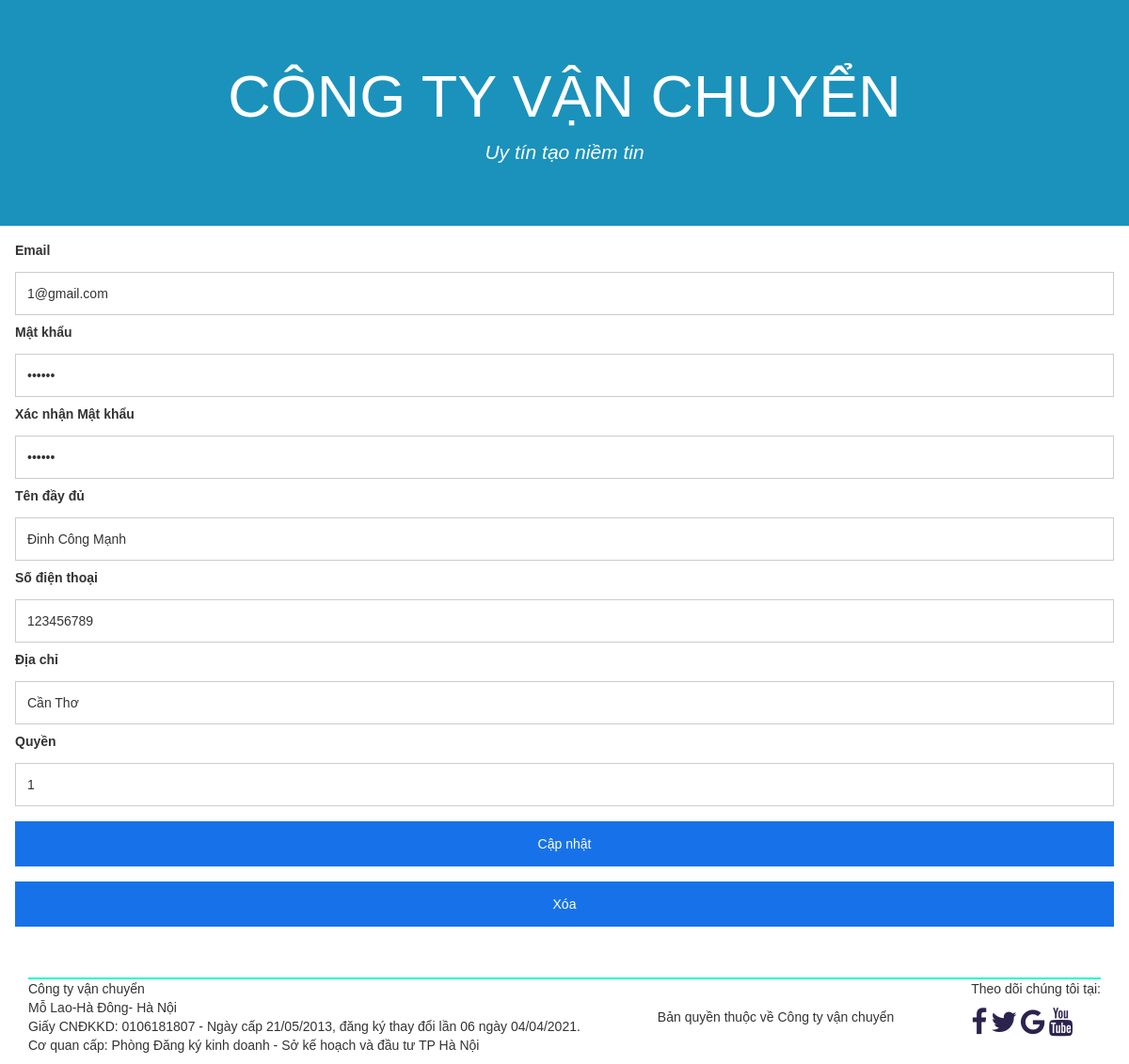
The app's page /admin/site/detailUser.php?id=4 with its own data.
### tables this page shows
CREATE TABLE `user` (
  `ID` int(20) NOT NULL,
  `email` varchar(50) NOT NULL,
  `password` varchar(50) NOT NULL,
  `fullname` varchar(50) DEFAULT NULL,
  `phone` varchar(50) DEFAULT NULL,
  `address` varchar(100) DEFAULT NULL,
  `role` tinyint(1) NOT NULL
);

### database/database.php (called while the page is built, shortened)
<?php
	function db_get_row($sql){
	    global $conn;
         $result = mysqli_query($conn, $sql);
	    $row = array();
	    if (mysqli_num_rows($result) > 0){
	        $row = mysqli_fetch_assoc($result);
	    }
	    return $row;
	}
?>

### admin/site/detailUser.php (the view, shortened to what this page needs)
<?php require '../../database/database.php'; db_connect();
?>
<!DOCTYPE html>
<html lang="en">
<head>
    <link rel="stylesheet" href="https://maxcdn.bootstrapcdn.com/bootstrap/3.4.1/css/bootstrap.min.css">
    <link rel="stylesheet" href="https://cdnjs.cloudflare.com/ajax/libs/font-awesome/4.7.0/css/font-awesome.min.css">
    <link rel="stylesheet" href="../../public_site/stylectvc_1.css">
    <body>
<div class="jumbotron text-center" id="header" >
      <h1>Công ty vận chuyển</h1>
      <p>Uy tín tạo niềm tin</p>
</div>
<?php
if(isset($_GET['id'])){
    $id=$_GET['id'];
    $sql_selectEmail = "SELECT * FROM `user` WHERE `ID` = '$id'";
	$data_selectEmail = db_get_row($sql_selectEmail);
}
?>
<form action="../action/ac_editUser.php" method="POST" style="display: flex; justify-content: space-around;">
              <div class="container-login">
                  <label for="email"><b>Email</b></label>
                  <input type="text" placeholder="email" name="email" value="<?php echo $data_selectEmail['email'] ?>" >
                  <label for="password"><b>Mật khẩu</b></label>
                  <input type="password" placeholder="mật khẩu" name="password" value="<?php echo $data_selectEmail['password'] ?>" >
                  <label for="password"><b> Xác nhận Mật khẩu</b></label>
                  <input type="password" placeholder="xác nhận mật khẩu" name="re_password" value="<?php echo $data_selectEmail['password'] ?>" >
                  <label for="fullname"><b>Tên đầy đủ</b></label>
                  <input type="text" placeholder="tên đầy đủ" name="fullname" value="<?php echo $data_selectEmail['fullname'] ?>" >
                  <label for="phone"><b>Số điện thoại</b></label>
                  <input type="text" placeholder="số điện thoại" name="phone" value="<?php echo $data_selectEmail['phone'] ?>">
                  <label for="address"><b>Địa chỉ</b></label>
                  <input type="text" placeholder=" địa chỉ" name="address" value="<?php echo $data_selectEmail['address'] ?>">
                  <label for="phone"><b>Quyền</b></label>
                  <input type="text" placeholder="Quyền" name="role" value="<?php echo $data_selectEmail['role'] ?>">
                  <button type="submit" name="submitUpdate">Cập nhật</button>
                  <button type="submit" name="submitDelete">Xóa</button>
              </div>
</form>
<footer class="container">
    <div class="row-footer">
        <div class="pull-left">
            <div class="coppyright">
                    Công ty vận chuyển
            </div>
            <p>
            Mỗ Lao-Hà Đông- Hà Nội<br>
            Giấy CNĐKKD: 0106181807 - Ngày cấp 21/05/2013, đăng ký thay đổi lần 06 ngày 04/04/2021.<br>
            Cơ quan cấp: Phòng Đăng ký kinh doanh - Sở kế hoạch và đầu tư TP Hà Nội<br>
            </p>
        </div>
        <div class="pull-right">
        <p>
            Theo dõi chúng tôi tại:
        </p>
        <div class="icon-bar">
            <a href="#" class="facebook"><i class="fa fa-facebook"></i></a>
            <a href="#" class="twitter"><i class="fa fa-twitter"></i></a>
            <a href="#" class="google"><i class="fa fa-google"></i></a>
            <a href="#" class="youtube"><i class="fa fa-youtube"></i></a>
        </div>
    </div>
    </div>
    <div class="container text-center">
    Bản quyền thuộc về Công ty vận chuyển
    </div>
</footer>
    </body>

### public_site/stylectvc_1.css (style rules this page uses)
.jumbotron { background-color:#1a92bc; color: white; margin-bottom: 0; }
.jumbotron h1 { text-transform: uppercase; text-decoration: white; font-weight: 400; }
.jumbotron p { font-style: italic; text-decoration: black; }
body, html { height: 100%; margin: 0; font-family: Arial, Helvetica, sans-serif; }
form { display: flex; justify-content: space-between; }
a { text-decoration: none; color: #fff; }
.row-footer { background-color:#00ffcbd4; border-top: 2px solid #00ffcbd4 ; margin: 30px 0px; }
.icon-bar a i { font-size: 30px; color:#2c234d; }
.container-login input[type=text], .container-login input[type=password] { width: 100%; padding: 12px 12px; margin: 8px 0; display: inline-block; border: 1px solid #ccc; box-sizing: border-box; }
.container-login button { background-color: #1772e9; color: rgb(255, 255, 255); padding: 14px 14px; margin: 8px 0; border: none; cursor: pointer; width: 100%; }
.container-login { padding: 16px; }

### records on screen
user: email "1@gmail.com", fullname "Đinh Công Mạnh", phone "123456789", address "Cần Thơ", role "1"
